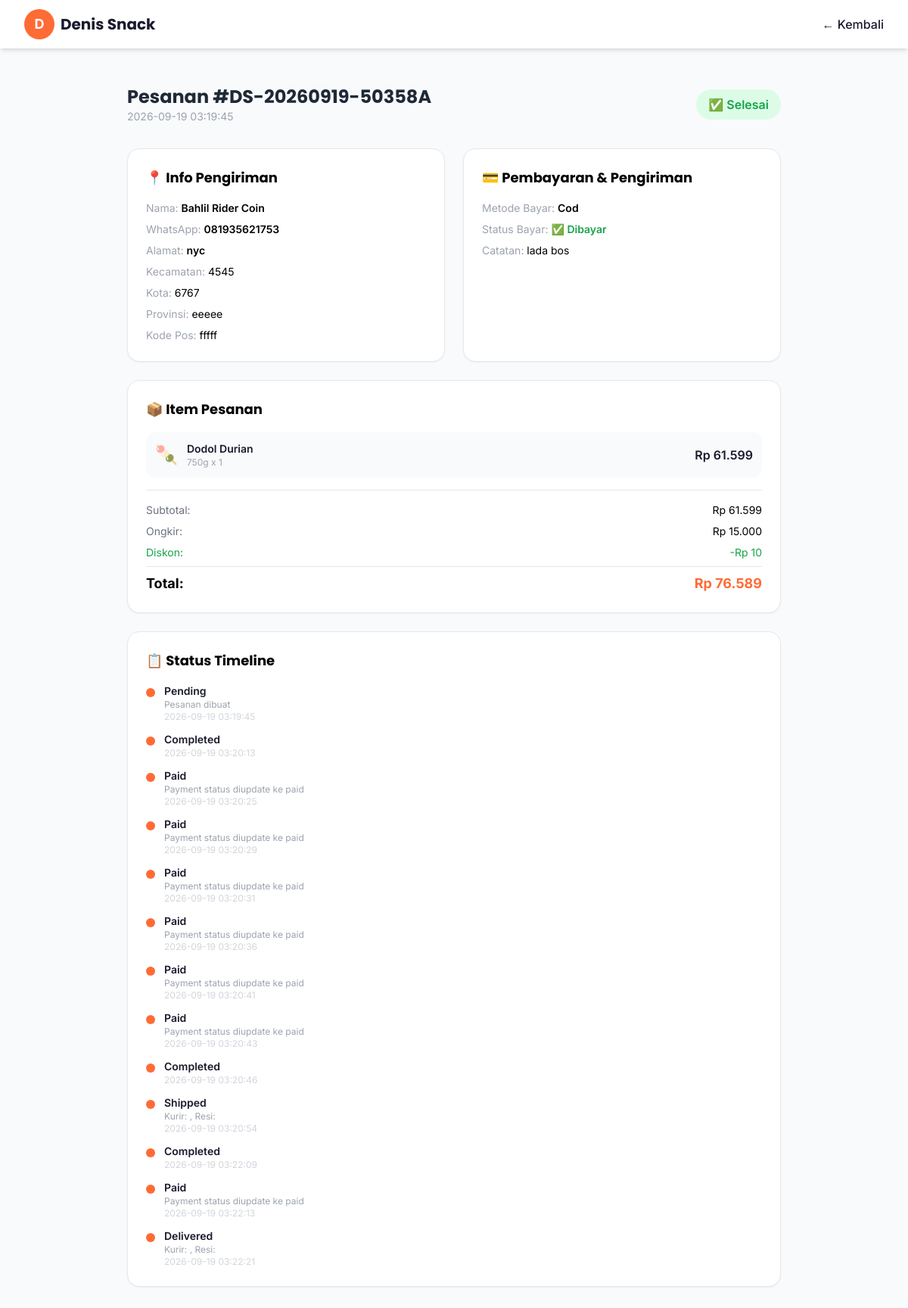
/my-orders/6 (signed in), run on the app's committed database.
### tables this page shows
CREATE TABLE orders (
        id INTEGER PRIMARY KEY AUTOINCREMENT,
        invoice_no TEXT,
        customer_id INTEGER,
        customer_name TEXT NOT NULL,
        phone TEXT NOT NULL,
        address TEXT,
        district TEXT,
        city TEXT,
        province TEXT,
        postal_code TEXT,
        items TEXT NOT NULL,
        subtotal INTEGER NOT NULL DEFAULT 0,
        shipping_cost INTEGER DEFAULT 0,
        discount INTEGER DEFAULT 0,
        total INTEGER NOT NULL,
        notes TEXT,
        status TEXT DEFAULT 'pending',
        payment_method TEXT,
        payment_status TEXT DEFAULT 'unpaid',
        payment_proof TEXT,
        payment_date TIMESTAMP,
        courier TEXT,
        tracking_number TEXT,
        shipping_status TEXT DEFAULT 'pending',
        shipped_at TIMESTAMP,
        delivered_at TIMESTAMP,
        created_at TIMESTAMP DEFAULT CURRENT_TIMESTAMP,
        updated_at TIMESTAMP DEFAULT CURRENT_TIMESTAMP,
        FOREIGN KEY (customer_id) REFERENCES customers(id) ON DELETE SET NULL
    );

CREATE TABLE order_status_logs (
        id INTEGER PRIMARY KEY AUTOINCREMENT,
        order_id INTEGER NOT NULL,
        old_status TEXT,
        new_status TEXT NOT NULL,
        note TEXT,
        created_at TIMESTAMP DEFAULT CURRENT_TIMESTAMP,
        FOREIGN KEY (order_id) REFERENCES orders(id) ON DELETE CASCADE
    );

### app.py (the view)
@app.route('/my-orders/<int:order_id>')
def customer_order_detail(order_id):
    if not session.get('customer_id'):
        return redirect(url_for('customer_login'))
    conn = get_db()
    order = conn.execute("SELECT * FROM orders WHERE id=? AND customer_id=?", (order_id, session['customer_id'])).fetchone()
    if not order:
        conn.close()
        return redirect(url_for('customer_profile'))
    logs = conn.execute("SELECT * FROM order_status_logs WHERE order_id=? ORDER BY created_at", (order_id,)).fetchall()
    settings = get_settings()
    conn.close()
    return render_template('customer_order_detail.html', order=order, logs=logs, settings=settings)

### app.py (called while the page is built, shortened)
@app.template_filter('fromjson')
def fromjson_filter(s):
    try: return json.loads(s)
    except: return []

def get_db():
    conn = sqlite3.connect(DB_PATH, timeout=10)
    conn.row_factory = sqlite3.Row
    conn.execute("PRAGMA foreign_keys = ON")
    conn.execute("PRAGMA busy_timeout = 5000")
    return conn

def get_settings():
    now = time.time()
    if _settings_cache['data'] is not None and now - _settings_cache['ts'] < 2:
        return _settings_cache['data']

def _norm_color(value, default):
    v = str(value or '').strip()
    if len(v) == 7 and v[0] == '#' and all(c in COLOR_VALID for c in v[1:]):
        return v
    if len(v) == 6 and all(c in COLOR_VALID for c in v):
        return '#' + v
    return default

def get_theme():
    s = get_settings()
    theme = {}
    for k, v in THEME_DEFAULTS.items():
        theme[k] = s.get('theme_' + k, v)
    for c in ('primary', 'secondary', 'accent', 'dark', 'light', 'success', 'info'):
        theme[c] = _norm_color(theme[c], THEME_DEFAULTS[c])
    if theme['font_scale'] not in ('small', 'normal', 'large'):
        theme['font_scale'] = 'normal'
    theme['product_cols'] = theme['product_cols'] if theme['product_cols'] in ('2', '3', '4') else '4'
    theme['body_class'] = 'theme-btn-{} theme-card-{} theme-font-{}'.format(
        theme['button_style'], theme['card_style'], theme['font_scale'])
    theme['body_class'] += ' theme-anim-off' if theme.get('animation') != '1' else ''
    return theme

@app.context_processor
def inject_globals():
    return {'theme': get_theme(), 'settings': get_settings()}

### templates/customer_order_detail.html (shortened to what this page needs)
<!DOCTYPE html>
<html lang="id">
<head>
    <script src="https://cdn.tailwindcss.com"></script>
</head>
<body class="bg-gray-50 min-h-screen {{ theme.body_class }}">
    <nav class="bg-white shadow-md sticky top-0 z-50">
        <div class="max-w-7xl mx-auto px-4 sm:px-6 lg:px-8">
            <div class="flex justify-between items-center h-16">
                <a href="/" class="flex items-center gap-2"><div class="w-10 h-10 bg-primary rounded-full flex items-center justify-center overflow-hidden">{% if theme.logo_type == 'image' and theme.logo_image %}<img src="/uploads/{{ theme.logo_image }}" alt="logo" class="w-full h-full object-cover">{% else %}<span class="text-white font-bold text-lg">{{ theme.logo_text or 'D' }}</span>{% endif %}</div><span class="font-display font-bold text-xl text-dark">{{ settings.get('shop_name', 'Denis Snack') }}</span></a>
                <div class="flex items-center gap-4"><a href="/profile" class="text-dark hover:text-primary font-medium">← Kembali</a></div>
            </div>
        </div>
    </nav>
    <main class="max-w-4xl mx-auto px-4 py-12">
        <div class="flex flex-col sm:flex-row justify-between items-start sm:items-center gap-4 mb-8">
            <div>
                <h1 class="font-display text-2xl font-bold text-gray-800">Pesanan #{{ order.invoice_no or order.id }}</h1>
                <p class="text-gray-400 text-sm">{{ order.created_at }}</p>
            </div>
            <div class="flex gap-2">
                {% if order.status == 'pending' %}<span class="bg-yellow-100 text-yellow-600 px-4 py-2 rounded-full font-semibold">⏳ Menunggu Pembayaran</span>
                {% elif order.status == 'paid' %}<span class="bg-blue-100 text-blue-600 px-4 py-2 rounded-full font-semibold">💳 Dibayar</span>
                {% elif order.status == 'processing' %}<span class="bg-indigo-100 text-indigo-600 px-4 py-2 rounded-full font-semibold">📦 Sedang Diproses</span>
                {% elif order.status == 'shipped' %}<span class="bg-purple-100 text-purple-600 px-4 py-2 rounded-full font-semibold">🚚 Dalam Pengiriman</span>
                {% elif order.status == 'completed' %}<span class="bg-green-100 text-green-600 px-4 py-2 rounded-full font-semibold">✅ Selesai</span>
                {% elif order.status == 'cancelled' %}<span class="bg-red-100 text-red-600 px-4 py-2 rounded-full font-semibold">❌ Dibatalkan</span>
                {% endif %}
            </div>
        </div>
        <div class="grid md:grid-cols-2 gap-6 mb-6">
            <div class="bg-white rounded-2xl shadow-sm border p-6">
                <h2 class="font-display font-bold text-lg mb-4">📍 Info Pengiriman</h2>
                <div class="space-y-2 text-sm">
                    <p><span class="text-gray-400">Nama:</span> <span class="font-semibold">{{ order.customer_name }}</span></p>
                    <p><span class="text-gray-400">WhatsApp:</span> <span class="font-semibold">{{ order.phone }}</span></p>
                    <p><span class="text-gray-400">Alamat:</span> <span class="font-semibold">{{ order.address or '-' }}</span></p>
                    {% if order.district %}<p><span class="text-gray-400">Kecamatan:</span> {{ order.district }}</p>{% endif %}
                    {% if order.city %}<p><span class="text-gray-400">Kota:</span> {{ order.city }}</p>{% endif %}
                    {% if order.province %}<p><span class="text-gray-400">Provinsi:</span> {{ order.province }}</p>{% endif %}
                    {% if order.postal_code %}<p><span class="text-gray-400">Kode Pos:</span> {{ order.postal_code }}</p>{% endif %}
                </div>
            </div>
            <div class="bg-white rounded-2xl shadow-sm border p-6">
                <h2 class="font-display font-bold text-lg mb-4">💳 Pembayaran & Pengiriman</h2>
                <div class="space-y-2 text-sm">
                    <p><span class="text-gray-400">Metode Bayar:</span> <span class="font-semibold capitalize">{{ order.payment_method or '-' }}</span></p>
                    <p><span class="text-gray-400">Status Bayar:</span>
                        {% if order.payment_status == 'paid' %}<span class="text-green-600 font-semibold">✅ Dibayar</span>
                        {% elif order.payment_status == 'rejected' %}<span class="text-red-600 font-semibold">❌ Ditolak</span>
                        {% else %}<span class="text-yellow-600 font-semibold">⏳ Menunggu</span>{% endif %}
                    </p>
                    {% if order.notes %}<p><span class="text-gray-400">Catatan:</span> {{ order.notes }}</p>{% endif %}
                </div>
            </div>
        </div>
        <div class="bg-white rounded-2xl shadow-sm border p-6 mb-6">
            <h2 class="font-display font-bold text-lg mb-4">📦 Item Pesanan</h2>
            <div class="space-y-3">
                {% for item in order.items|fromjson %}
                <div class="flex items-center justify-between bg-gray-50 rounded-xl p-3">
                    <div class="flex items-center gap-3">
                        <span class="text-2xl">{{ item.emoji }}</span>
                        <div>
                            <p class="font-semibold text-dark text-sm">{{ item.name }}</p>
                            <p class="text-xs text-gray-400">{{ item.weight_label }} x {{ item.qty }}</p>
                        </div>
                    </div>
                    <p class="font-semibold text-dark">Rp {{ "{:,.0f}".format(item.price * item.qty).replace(",", ".") }}</p>
                </div>
                {% endfor %}
            </div>
            <div class="border-t mt-4 pt-4 space-y-2">
                <div class="flex justify-between text-sm"><span class="text-gray-500">Subtotal:</span><span>Rp {{ "{:,.0f}".format(order.subtotal).replace(",", ".") }}</span></div>
                <div class="flex justify-between text-sm"><span class="text-gray-500">Ongkir:</span><span>Rp {{ "{:,.0f}".format(order.shipping_cost).replace(",", ".") }}</span></div>
                {% if order.discount > 0 %}<div class="flex justify-between text-sm text-green-600"><span>Diskon:</span><span>-Rp {{ "{:,.0f}".format(order.discount).replace(",", ".") }}</span></div>{% endif %}
                <div class="flex justify-between font-bold text-lg border-t pt-2"><span>Total:</span><span class="text-primary">Rp {{ "{:,.0f}".format(order.total).replace(",", ".") }}</span></div>
            </div>
        </div>
        {% if logs %}
        <div class="bg-white rounded-2xl shadow-sm border p-6">
            <h2 class="font-display font-bold text-lg mb-4">📋 Status Timeline</h2>
            <div class="space-y-3">
                {% for l in logs %}
                <div class="flex gap-3">
                    <div class="w-3 h-3 bg-primary rounded-full mt-1.5 flex-shrink-0"></div>
                    <div>
                        <p class="font-semibold text-dark text-sm capitalize">{{ l.new_status }}</p>
                        {% if l.note %}<p class="text-gray-400 text-xs">{{ l.note }}</p>{% endif %}
                        <p class="text-gray-300 text-xs">{{ l.created_at }}</p>
                    </div>
                </div>
                {% endfor %}
            </div>
        </div>
        {% endif %}
    </main>
</body>
</html>

### data on the page
orders: invoice_no "DS-20260919-50358A", created_at "2026-09-19 03:19:45", customer_name "Bahlil Rider Coin", phone "081935621753", address "nyc", district "4545", city "6767", province "eeeee", postal_code "fffff", payment_method "Cod", notes "lada bos", subtotal "61.599", shipping_cost "15.000", discount "10", total "76.589"
order_status_logs: new_status "Pending", note "Pesanan dibuat", created_at "2026-09-19 03:19:45"
order_status_logs: new_status "Completed", created_at "2026-09-19 03:20:13"
order_status_logs: new_status "Paid", note "Payment status diupdate ke paid", created_at "2026-09-19 03:20:25"
order_status_logs: new_status "Paid", note "Payment status diupdate ke paid", created_at "2026-09-19 03:20:29"
order_status_logs: new_status "Paid", note "Payment status diupdate ke paid", created_at "2026-09-19 03:20:31"
order_status_logs: new_status "Paid", note "Payment status diupdate ke paid", created_at "2026-09-19 03:20:36"
order_status_logs: new_status "Paid", note "Payment status diupdate ke paid", created_at "2026-09-19 03:20:41"
order_status_logs: new_status "Paid", note "Payment status diupdate ke paid", created_at "2026-09-19 03:20:43"
order_status_logs: new_status "Completed", created_at "2026-09-19 03:20:46"
order_status_logs: new_status "Shipped", note "Kurir: , Resi:", created_at "2026-09-19 03:20:54"
order_status_logs: new_status "Completed", created_at "2026-09-19 03:22:09"
order_status_logs: new_status "Paid", note "Payment status diupdate ke paid", created_at "2026-09-19 03:22:13"
order_status_logs: new_status "Delivered", note "Kurir: , Resi:", created_at "2026-09-19 03:22:21"

### other printed values
{{ theme.logo_text or 'D' }} "D"
{{ settings.get('shop_name', 'Denis Snack') }} "Denis Snack"
{{ item.emoji }} "🍡"
{{ item.name }} "Dodol Durian"
{{ item.weight_label }} "750g"
{{ item.qty }} "1"
{{ "{:,.0f}".format(item.price * item.qty).replace(",", ".") }} "61.599"
